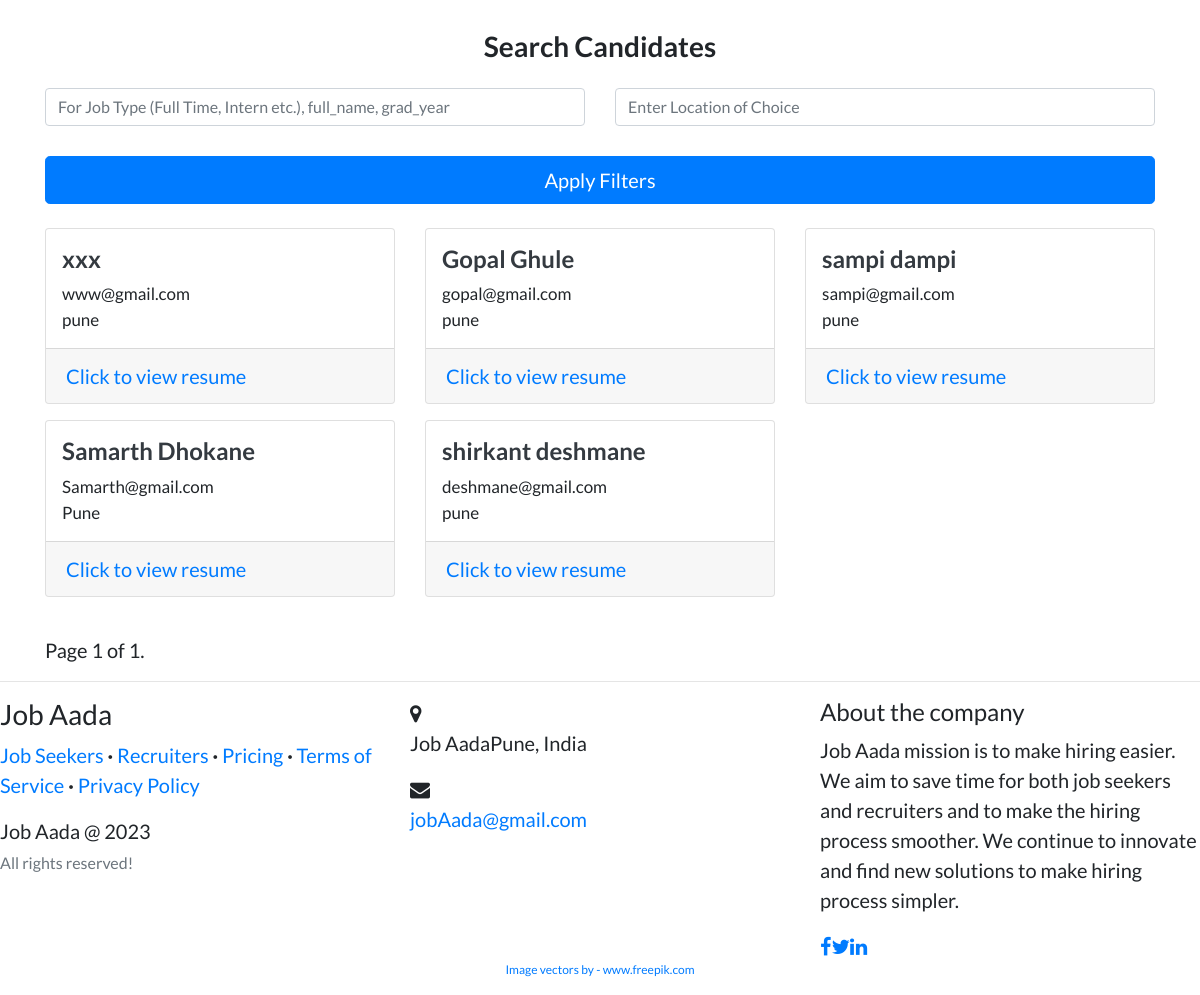
Page /recruiter/search_candidate/ on the committed database.
### candidates/models.py (models this page shows, shortened)
class Profile(models.Model):
    user = models.OneToOneField(
        User, on_delete=models.CASCADE, primary_key=True, related_name='profile')
    full_name = models.CharField(max_length=200, null=True, blank=True)
    country = CountryField(null=True, blank=True)
    location = models.CharField(max_length=255, null=True, blank=True)
    resume = models.FileField(upload_to='resumes', null=True, blank=True)
    grad_year = models.IntegerField(blank=True)
    looking_for = models.CharField(
        max_length=30, choices=CHOICES, default='Full Time', null=True)
    slug = AutoSlugField(populate_from='user', unique=True)

### users/models.py (models this page shows, shortened)
class CustomUser(AbstractBaseUser, PermissionsMixin):
    ACCOUNT_TYPE_CHOICES = (
        ('admin', 'Admin'),
        ('candidates', 'candidates'),
        ('recruiter', 'recruiter')
    )
    account_type = models.CharField(max_length=20, choices=ACCOUNT_TYPE_CHOICES)
    email = models.EmailField(max_length=254, unique=True)
    name = models.CharField(max_length=254, null=True, blank=True)
    is_staff = models.BooleanField(default=False)
    is_superuser = models.BooleanField(default=False)
    is_active = models.BooleanField(default=True)
    last_login = models.DateTimeField(null=True, blank=True)
    date_joined = models.DateTimeField(auto_now_add=True)
    USERNAME_FIELD = 'email'
    EMAIL_FIELD = 'email'
    REQUIRED_FIELDS = []
    objects = UserManager()

### recruiter/views.py (the view)
# urls.py: path('search_candidate/', search_candidate, name='search_candidate')
def search_candidate(request):
    looking_for = request.GET.get('looking_for') #full time part time
    location = request.GET.get('location')
    if location or looking_for:
        results = Profile.objects.filter(
            Q(looking_for__icontains=looking_for) |
            Q(full_name__icontains=looking_for) |
            Q(grad_year__icontains=looking_for),
            location__icontains=location
        )
    else:
        results = Profile.objects.all()
    paginator = Paginator(results, 20)
    page_number = request.GET.get('page')
    page_obj = paginator.get_page(page_number)
    context = {
        'search_candidates_page': "active",
        'rec_navbar': 1,
        'profiles': page_obj,
    }
    return render(request, 'recruiter/search_candidate.html', context)

### recruiter/templates/recruiter/search_candidate.html (shortened to what this page needs)
{%extends 'base.html' %}
{% load static %}
{% block content %}
<br />
<div class="contener">
  <h3 class="text-center">
    <b>Search Candidates</b>
  </h3>
  <form class="form-signin mt-4" action="{% url 'recruiter:search_candidate' %}"  method="get">
    <div class="row">
        <div class="col-md-6">
            <input name="looking_for"  type="text" class="form-control" placeholder="For Job Type (Full Time, Intern etc.), full_name, grad_year"/> <br />
        </div>
        <div class="col-md-6">
            <input name="location"  type="text" class="form-control" placeholder="Enter Location of Choice"/> <br />
        </div>
    </div>
    <div class="form-group">
        <button class="btn btn-lg btn-primary btn-block" type="submit">
        Apply Filters
        </button>
    </div>
  </form>
  {% if profiles%}
  <div class="row">
      {% for profile in profiles %}
        <div class="col-md-4">
            <div class="card card-signin my-2">
                <span class="ml-3 mt-3">
                <a href="{% url 'candidates:profile-view' profile.pk %}">
                    {% if profile.full_name %}
                    <h4 class="text-dark">
                    <b>{{profile.full_name}}</b>
                    </h4>
                    {% else %}
                    <h4 class="text-dark">
                    <b>{{profile.user.name}}</b>
                    </h4>
                    {% endif %}
                </a>
                <p style="font-size: 17px">
                    {{profile.user.email}}<br />{% if profile.location %}
                    {{profile.location}} {% else %} {{profile.country.name}} {% endif %}
                </p>
                </span>
                <div class="card-footer">
                    {% if profile.resume %}
                    <a href="{{ profile.resume.url }}">Click to view resume</a>
                    {% else %}
                    <p>No resume available.</p>
                    {% endif %}
                </div>
            </div>
        </div>
        {% endfor %}
   </div>
   <br />
   <div class="pagination">
    <span class="step-links">
      <span class="current">
        Page {{ profiles.number }} of {{ profiles.paginator.num_pages }}.
      </span>
    </span>
  </div>
  {% else %}
  <p class="text-center">No candidates found!</p>
  <br />
  {% endif %}
</div>
{% endblock content%}

### templates/base.html (shortened to what this page needs)
{% load static %} {% load pwa %}
<!DOCTYPE html>
<html>
  <head>
    <link
      rel="stylesheet"
      href="https://maxcdn.bootstrapcdn.com/bootstrap/4.0.0/css/bootstrap.min.css"
    />
    <link
      rel="stylesheet"
      href="https://cdnjs.cloudflare.com/ajax/libs/font-awesome/5.14.0/css/all.min.css"
    />
    <link
      rel="stylesheet"
      href="https://stackpath.bootstrapcdn.com/font-awesome/4.7.0/css/font-awesome.min.css"
    />
    <link
      rel="stylesheet"
      type="text/css"
      href="https://dl.dropboxusercontent.com/s/ecyb1drs5j1jyjf/styles.css?dl=0"
    />
    <link
      rel="stylesheet"
      type="text/css"
      href="https://dl.dropboxusercontent.com/s/xmxsoypfvfvsisb/footer.css?dl=0"
    />
  </head>
  <body>
    <div class="container">{% block content %}{% endblock content %}</div>
    <footer>
      <hr my-2 />
      <div class="row">
        <div class="col-sm-6 col-md-4 footer-navigation">
          <h3>Job Aada</h3>
          <p class="links">
            <a href="{% url 'candidates:details' %}">Job Seekers</a
            ><strong> · </strong
            ><a href="{% url 'recruiter:rec-detail' %}">Recruiters</a
            ><strong> · </strong><a href="">Pricing</a>
            <strong> · </strong
            ><a href="">Terms of Service</a>
            <strong> · </strong
            ><a href="">Privacy Policy</a>
          </p>
          <p class="company-name">
            Job Aada @ 2023<br /><small class="text-muted"
              >All rights reserved!</small
            ><br />
          </p>
        </div>
        <div class="col-sm-6 col-md-4 footer-contacts">
          <div>
            <span class="fa fa-map-marker footer-contacts-icon"></span>
            <p><span class="new-line-span">Job Aada</span>Pune, India</p>
          </div>
          <div>
            <i class="fa fa-envelope footer-contacts-icon"></i>
            <p><a href="#" target="_blank">jobAada@gmail.com</a></p>
          </div>
        </div>
        <div class="col-md-4 footer-about">
          <h4>About the company</h4>
          <p>
            Job Aada  mission is to make hiring easier. We aim to save
            time for both job seekers and recruiters and to make the hiring
            process smoother. We continue to innovate and find new solutions to
            make hiring process simpler.
          </p>
          <div class="social-links social-icons">
            <a href="#"><i class="fa fa-facebook"></i></a
            ><a href="#"><i class="fa fa-twitter"></i></a
            ><a href="https://www.linkedin.com/company/job Aada/"
              ><i class="fa fa-linkedin"></i
            ></a>
          </div>
        </div>
      </div>
      <p class="text-center" style="font-size: 12px">
        <a href="https://www.freepik.com/vectors/"
          >Image vectors by - www.freepik.com</a
        >
      </p>
    </footer>
  </body>
</html>

### templates/base.html (style rules this page uses)
body { font-family: "Lato"; font-size: 20px; }

### rows in the picture
Profile: full_name "xxx", user.email "www@gmail.com", location "pune"
Profile: full_name "Gopal Ghule", user.email "gopal@gmail.com", location "pune"
Profile: full_name "sampi dampi", user.email "sampi@gmail.com", location "pune"
Profile: full_name "Samarth Dhokane", user.email "Samarth@gmail.com", location "Pune"
Profile: full_name "shirkant deshmane", user.email "deshmane@gmail.com", location "pune"

### other values in the picture
{{ profiles.number }} "1"
{{ profiles.paginator.num_pages }} "1"
